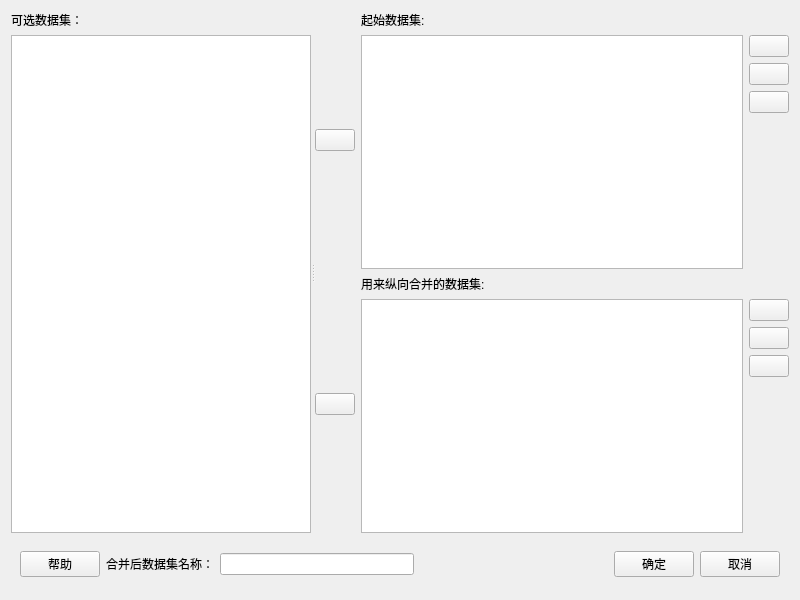
<?xml version="1.0" encoding="UTF-8"?>
<ui version="4.0">
 <class>Form</class>
 <widget class="QWidget" name="Form">
  <property name="geometry">
   <rect>
    <x>0</x>
    <y>0</y>
    <width>800</width>
    <height>600</height>
   </rect>
  </property>
  <property name="minimumSize">
   <size>
    <width>0</width>
    <height>0</height>
   </size>
  </property>
  <property name="maximumSize">
   <size>
    <width>16777215</width>
    <height>16777215</height>
   </size>
  </property>
  <property name="windowTitle">
   <string>数据合并-纵向合并</string>
  </property>
  <layout class="QVBoxLayout" name="verticalLayout">
   <item>
    <widget class="QSplitter" name="splitter">
     <property name="orientation">
      <enum>Qt::Horizontal</enum>
     </property>
     <widget class="QWidget" name="widget" native="true">
      <property name="maximumSize">
       <size>
        <width>300</width>
        <height>16777215</height>
       </size>
      </property>
      <layout class="QVBoxLayout" name="verticalLayout_10">
       <property name="leftMargin">
        <number>0</number>
       </property>
       <property name="topMargin">
        <number>0</number>
       </property>
       <property name="rightMargin">
        <number>0</number>
       </property>
       <property name="bottomMargin">
        <number>0</number>
       </property>
       <item>
        <widget class="QLabel" name="label_username_2">
         <property name="text">
          <string>可选数据集：</string>
         </property>
        </widget>
       </item>
       <item>
        <widget class="QListWidget" name="listWidget_dataset">
         <property name="acceptDrops">
          <bool>true</bool>
         </property>
        </widget>
       </item>
      </layout>
     </widget>
     <widget class="QWidget" name="">
      <layout class="QVBoxLayout" name="verticalLayout_8">
       <item>
        <layout class="QHBoxLayout" name="horizontalLayout_6">
         <item>
          <widget class="QPushButton" name="pushButton_insert_start">
           <property name="maximumSize">
            <size>
             <width>50</width>
             <height>16777215</height>
            </size>
           </property>
           <property name="text">
            <string/>
           </property>
           <property name="icon">
            <iconset resource="../pyqtsource.qrc">
             <normaloff>:/pyqt/source/images/lc_nextrecord.png</normaloff>:/pyqt/source/images/lc_nextrecord.png</iconset>
           </property>
          </widget>
         </item>
         <item>
          <layout class="QVBoxLayout" name="verticalLayout_6">
           <item>
            <widget class="QLabel" name="label_username_3">
             <property name="text">
              <string>起始数据集:</string>
             </property>
            </widget>
           </item>
           <item>
            <layout class="QHBoxLayout" name="horizontalLayout_2">
             <item>
              <layout class="QVBoxLayout" name="verticalLayout_2">
               <item>
                <widget class="QListWidget" name="listWidget_start">
                 <property name="acceptDrops">
                  <bool>true</bool>
                 </property>
                </widget>
               </item>
              </layout>
             </item>
             <item>
              <layout class="QVBoxLayout" name="verticalLayout_3">
               <item>
                <widget class="QPushButton" name="pushButton_start_up">
                 <property name="maximumSize">
                  <size>
                   <width>50</width>
                   <height>16777215</height>
                  </size>
                 </property>
                 <property name="text">
                  <string/>
                 </property>
                 <property name="icon">
                  <iconset resource="../pyqtsource.qrc">
                   <normaloff>:/pyqt/source/images/up1.svg</normaloff>:/pyqt/source/images/up1.svg</iconset>
                 </property>
                </widget>
               </item>
               <item>
                <widget class="QPushButton" name="pushButton_start_down">
                 <property name="maximumSize">
                  <size>
                   <width>50</width>
                   <height>16777215</height>
                  </size>
                 </property>
                 <property name="text">
                  <string/>
                 </property>
                 <property name="icon">
                  <iconset resource="../pyqtsource.qrc">
                   <normaloff>:/pyqt/source/images/down1.svg</normaloff>:/pyqt/source/images/down1.svg</iconset>
                 </property>
                </widget>
               </item>
               <item>
                <widget class="QPushButton" name="pushButton_start_del">
                 <property name="maximumSize">
                  <size>
                   <width>50</width>
                   <height>16777215</height>
                  </size>
                 </property>
                 <property name="text">
                  <string/>
                 </property>
                 <property name="icon">
                  <iconset resource="../pyqtsource.qrc">
                   <normaloff>:/pyqt/source/images/lc_delete.png</normaloff>:/pyqt/source/images/lc_delete.png</iconset>
                 </property>
                </widget>
               </item>
               <item>
                <spacer name="verticalSpacer">
                 <property name="orientation">
                  <enum>Qt::Vertical</enum>
                 </property>
                 <property name="sizeHint" stdset="0">
                  <size>
                   <width>20</width>
                   <height>40</height>
                  </size>
                 </property>
                </spacer>
               </item>
              </layout>
             </item>
            </layout>
           </item>
          </layout>
         </item>
        </layout>
       </item>
       <item>
        <layout class="QHBoxLayout" name="horizontalLayout_5">
         <item>
          <widget class="QPushButton" name="pushButton_insert_append">
           <property name="maximumSize">
            <size>
             <width>50</width>
             <height>16777215</height>
            </size>
           </property>
           <property name="text">
            <string/>
           </property>
           <property name="icon">
            <iconset resource="../pyqtsource.qrc">
             <normaloff>:/pyqt/source/images/lc_nextrecord.png</normaloff>:/pyqt/source/images/lc_nextrecord.png</iconset>
           </property>
          </widget>
         </item>
         <item>
          <layout class="QVBoxLayout" name="verticalLayout_7">
           <item>
            <widget class="QLabel" name="label_username_4">
             <property name="text">
              <string>用来纵向合并的数据集:</string>
             </property>
            </widget>
           </item>
           <item>
            <layout class="QHBoxLayout" name="horizontalLayout_4">
             <item>
              <layout class="QVBoxLayout" name="verticalLayout_4">
               <item>
                <widget class="QListWidget" name="listWidget_append">
                 <property name="acceptDrops">
                  <bool>true</bool>
                 </property>
                </widget>
               </item>
              </layout>
             </item>
             <item>
              <layout class="QVBoxLayout" name="verticalLayout_5">
               <item>
                <widget class="QPushButton" name="pushButton_append_up">
                 <property name="maximumSize">
                  <size>
                   <width>50</width>
                   <height>16777215</height>
                  </size>
                 </property>
                 <property name="text">
                  <string/>
                 </property>
                 <property name="icon">
                  <iconset resource="../pyqtsource.qrc">
                   <normaloff>:/pyqt/source/images/up1.svg</normaloff>:/pyqt/source/images/up1.svg</iconset>
                 </property>
                </widget>
               </item>
               <item>
                <widget class="QPushButton" name="pushButton_append_down">
                 <property name="maximumSize">
                  <size>
                   <width>50</width>
                   <height>16777215</height>
                  </size>
                 </property>
                 <property name="text">
                  <string/>
                 </property>
                 <property name="icon">
                  <iconset resource="../pyqtsource.qrc">
                   <normaloff>:/pyqt/source/images/down1.svg</normaloff>:/pyqt/source/images/down1.svg</iconset>
                 </property>
                </widget>
               </item>
               <item>
                <widget class="QPushButton" name="pushButton_append_del">
                 <property name="maximumSize">
                  <size>
                   <width>50</width>
                   <height>16777215</height>
                  </size>
                 </property>
                 <property name="text">
                  <string/>
                 </property>
                 <property name="icon">
                  <iconset resource="../pyqtsource.qrc">
                   <normaloff>:/pyqt/source/images/lc_delete.png</normaloff>:/pyqt/source/images/lc_delete.png</iconset>
                 </property>
                </widget>
               </item>
               <item>
                <spacer name="verticalSpacer_2">
                 <property name="orientation">
                  <enum>Qt::Vertical</enum>
                 </property>
                 <property name="sizeHint" stdset="0">
                  <size>
                   <width>20</width>
                   <height>40</height>
                  </size>
                 </property>
                </spacer>
               </item>
              </layout>
             </item>
            </layout>
           </item>
          </layout>
         </item>
        </layout>
       </item>
      </layout>
     </widget>
    </widget>
   </item>
   <item>
    <widget class="QWidget" name="widget_2" native="true">
     <property name="minimumSize">
      <size>
       <width>0</width>
       <height>50</height>
      </size>
     </property>
     <property name="maximumSize">
      <size>
       <width>16777215</width>
       <height>50</height>
      </size>
     </property>
     <layout class="QHBoxLayout" name="horizontalLayout">
      <item>
       <widget class="QPushButton" name="pushButton_help">
        <property name="text">
         <string>帮助</string>
        </property>
       </widget>
      </item>
      <item>
       <widget class="QLabel" name="label_username">
        <property name="text">
         <string>合并后数据集名称：</string>
        </property>
       </widget>
      </item>
      <item>
       <widget class="QLineEdit" name="lineEdit_dataset_name">
        <property name="text">
         <string/>
        </property>
       </widget>
      </item>
      <item>
       <spacer name="horizontalSpacer">
        <property name="orientation">
         <enum>Qt::Horizontal</enum>
        </property>
        <property name="sizeHint" stdset="0">
         <size>
          <width>40</width>
          <height>20</height>
         </size>
        </property>
       </spacer>
      </item>
      <item>
       <widget class="QPushButton" name="pushButton_ok">
        <property name="text">
         <string>确定</string>
        </property>
       </widget>
      </item>
      <item>
       <widget class="QPushButton" name="pushButton_cancel">
        <property name="text">
         <string>取消</string>
        </property>
       </widget>
      </item>
     </layout>
    </widget>
   </item>
  </layout>
 </widget>
 <resources>
  <include location="../pyqtsource.qrc"/>
 </resources>
 <connections/>
</ui>
